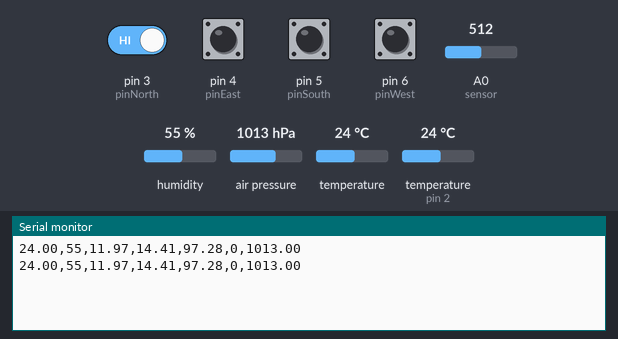
Bench run of a sketch on a simulated Arduino Uno, built with avr-gcc and run on an emulated ATmega328P. Shown: the last lines printed to the serial monitor. The inputs (shaded band) are chosen by the test bench; at power-on: pin 3 (pinNorth), pin 4 (pinEast), pin 5 (pinSouth), pin 6 (pinWest) HIGH, humidity 55 %, air pressure 1013 hPa, A0 (sensor) = 512, temperature (sensor on pin 2) 24 °C, temperature 24 °C.

Above: at 3.8 s.
3.9 s: humidity set to 22 %
At 7.4 s:
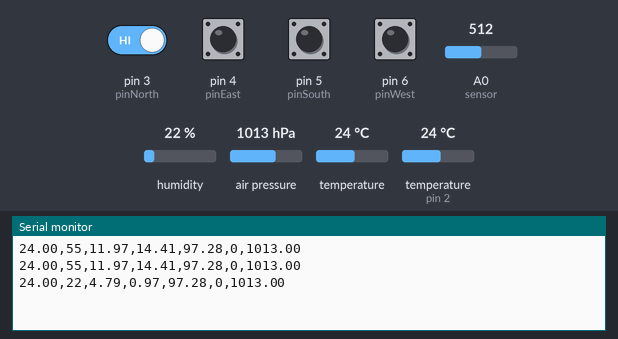
7.8 s: air pressure set to 952 hPa
At 9.7 s:
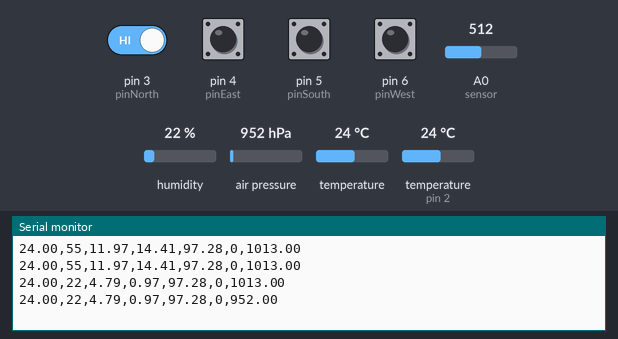
11.7 s: A0 (sensor) set to 716
At 13.1 s:
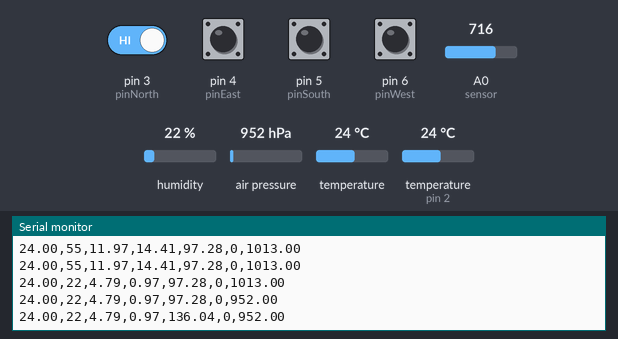
15.6 s: pin 3 (pinNorth) driven LOW
At 18.6 s:
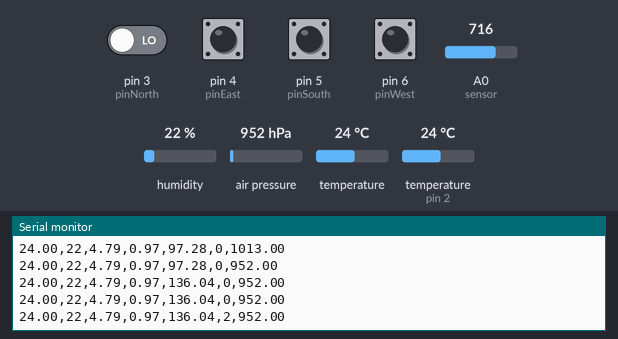
19.5 s: temperature (sensor on pin 2) set to 12 °C
At 21.9 s:
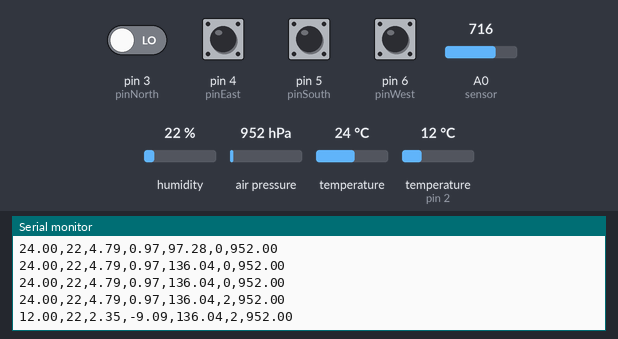
23.4 s: air pressure set to 975 hPa
At 25.3 s:
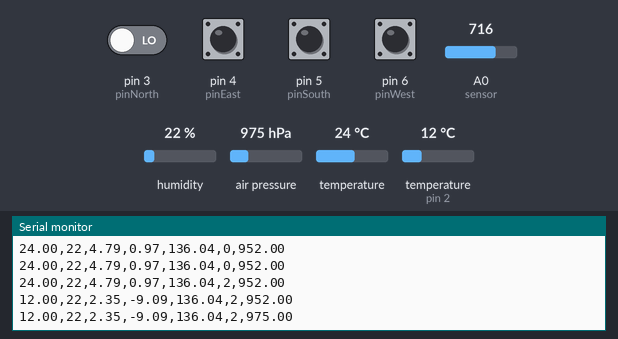
Timing chart, 0 to 26.8 s (numbered marks = the images above; inputs shaded):
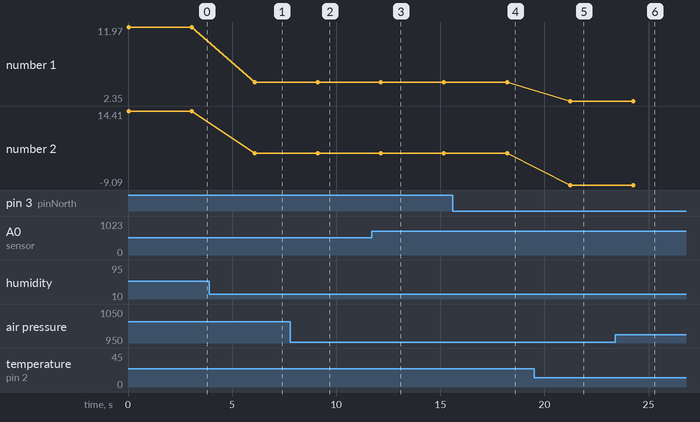

The sketch:

Arduino.ino
```cpp
#include <math.h>

#include <Wire.h>             //Incluye libreria de bus I2C
#include <Adafruit_Sensor.h>  //Incluye librerias para sensor BMP280
#include <Adafruit_BMP280.h>

#include <DHT.h>
#include <DHT_U.h>

#define Type DHT11
const float a = 17.625;
const float b = 243.04;
const float e = 2.71828;
const float a1 = -7.85951783;
const float a2 = 1.84408259;
const float a3 = -11.7866497;
const float a4 = 22.6807411;
const float a5 = -15.9618719;
const float a6 = 1.80122502;
const float Pc = 22.064 * 1E6;
const float Tc = 647.096;
const float Rw = 461.5;
int pinNorth = 3;
int pinSouth = 5;
int pinEast = 4;
int pinWest = 6;
int humidity;
float tempC;
float tempF;
float tempC2;
float pression;
float dewPoint;
float alpha;
float ln;
float Pa;
float Ps;
float tao;
float a_sum;
float tempK;
float abs_humidity;
float velocity1 = 0;
float velocity2 = 0;
int state1 = 0;
int state2 = 0;
int state3 = 0;
int state4 = 0;
int direction = 1;
String data;

DHT HT(2, Type);
Adafruit_BMP280 bmp;

void setup() {
    Serial.begin(9600);
    pinMode(pinNorth, INPUT);
    pinMode(pinSouth, INPUT);
    pinMode(pinEast, INPUT);
    pinMode(pinWest, INPUT);

    if (!bmp.begin()) {
        Serial.print("SensorID was: 0x");
        Serial.println(bmp.sensorID(), 16);
        while (1) { Serial.println("No se ha detectado el BMP280"); }
    }
    HT.begin();
}

void loop() {
    // Sensors Data
    state1 = digitalRead(pinNorth);
    state2 = digitalRead(pinSouth);
    state3 = digitalRead(pinEast);
    state4 = digitalRead(pinWest);

    humidity = HT.readHumidity();
    tempC = HT.readTemperature();
    tempF = HT.readTemperature(true);
    tempC2 = bmp.readTemperature();
    pression = (bmp.readPressure() / 100);

    // Dew Point Calculation
    ln = log(humidity / 100.0) / log(e);
    alpha = ln + ((a * tempC) / (b + tempC));
    dewPoint = (b * alpha) / (a - alpha);

    // Absolute Humidity Calculation
    tempK = 273.15 + tempC;
    tao = 1.0 - (tempK / Tc);
    a_sum = a1 * tao + a2 * pow(tao, 1.5) + a3 * pow(tao, 3.0) + a4 * pow(tao, 3.5) + a5 * pow(tao, 4.0) + a6 * pow(tao, 7.5);
    Ps = Pc * exp(((Tc / tempK) * a_sum));
    Pa = Ps * (humidity / 100.0);
    abs_humidity = Pa / (Rw * tempK);
    abs_humidity = abs_humidity * 1000;

    // Air Velocity Calculation
    velocity1 = analogRead(A0);       // lectura de sensor a0
    velocity2 = (velocity1 * 0.190);  // 0,190 corresponde a la pendiente de la curva aca deben poner el numero que calcularon

    // Wind Direction
    if (state1 == 0) {
        direction = 2;
    } else if (state2 == 0) {
        direction = 0;
    } else if (state3 == 0) {
        direction = 3;
    } else if (state4 == 0) {
        direction = 1;
    } else {
        direction = 0;
    }

    // Format Data
    data = "";
    data += String(tempC);
    data += ",";
    data += String(humidity);
    data += ",";
    data += String(abs_humidity);
    data += ",";
    data += String(dewPoint);
    data += ",";
    data += String(velocity2);
    data += ",";
    data += String(direction);
    data += ",";
    data += String(pression);
    Serial.println(data);
    delay(3000);
}
```

Measured:
- after the input at 3.9 s, the serial monitor: prints a new line after 2.2 s (image 1)
- after the input at 7.8 s, the serial monitor: prints a new line after 1.3 s (image 2)
- after the input at 11.7 s, the serial monitor: prints a new line after 0.45 s (image 3)
- after the input at 15.6 s, the serial monitor: prints a new line after 2.6 s (image 4)
- after the input at 19.5 s, the serial monitor: prints a new line after 1.7 s (image 5)
- after the input at 23.4 s, the serial monitor: prints a new line after 0.86 s (image 6)
- plotted number 1: 11.97 → 4.79 after the input at 3.9 s, 4.79 → 2.35 after the input at 19.5 s
- plotted number 2: 14.41 → 0.97 after the input at 3.9 s, 0.97 → -9.09 after the input at 19.5 s
